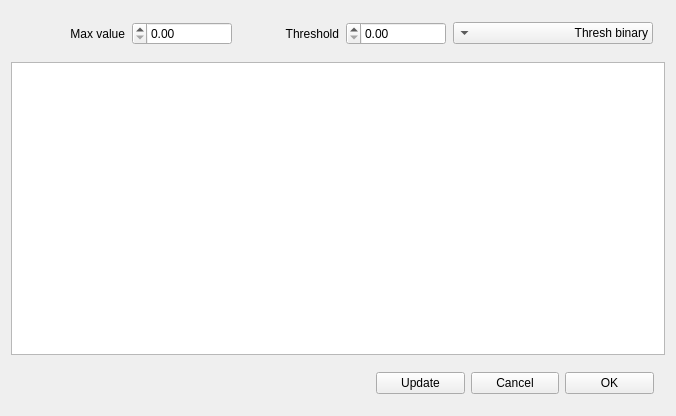
<?xml version="1.0" encoding="UTF-8"?>
<ui version="4.0">
 <class>CVActionThresholdView</class>
 <widget class="CVActionView" name="CVActionThresholdView">
  <property name="geometry">
   <rect>
    <x>0</x>
    <y>0</y>
    <width>676</width>
    <height>416</height>
   </rect>
  </property>
  <property name="windowTitle">
   <string>Threshold</string>
  </property>
  <property name="layoutDirection">
   <enum>Qt::RightToLeft</enum>
  </property>
  <layout class="QVBoxLayout" name="verticalLayout">
   <item>
    <widget class="QWidget" name="widget_2" native="true">
     <layout class="QHBoxLayout" name="horizontalLayout_2">
      <item>
       <widget class="QComboBox" name="thresholdTypeComboBox">
        <property name="maximumSize">
         <size>
          <width>200</width>
          <height>16777215</height>
         </size>
        </property>
        <item>
         <property name="text">
          <string>Thresh binary</string>
         </property>
        </item>
        <item>
         <property name="text">
          <string>Thresh  inverse binary</string>
         </property>
        </item>
        <item>
         <property name="text">
          <string>Thresh trunc</string>
         </property>
        </item>
        <item>
         <property name="text">
          <string>Thresh to zero</string>
         </property>
        </item>
        <item>
         <property name="text">
          <string>Thresh inverse to zero</string>
         </property>
        </item>
       </widget>
      </item>
      <item>
       <widget class="QDoubleSpinBox" name="threshSpinBox">
        <property name="maximumSize">
         <size>
          <width>100</width>
          <height>16777215</height>
         </size>
        </property>
        <property name="maximum">
         <double>255.000000000000000</double>
        </property>
       </widget>
      </item>
      <item>
       <widget class="QLabel" name="label_2">
        <property name="maximumSize">
         <size>
          <width>100</width>
          <height>16777215</height>
         </size>
        </property>
        <property name="text">
         <string>Threshold</string>
        </property>
        <property name="alignment">
         <set>Qt::AlignRight|Qt::AlignTrailing|Qt::AlignVCenter</set>
        </property>
       </widget>
      </item>
      <item>
       <widget class="QDoubleSpinBox" name="maxValueSpinBox">
        <property name="maximumSize">
         <size>
          <width>100</width>
          <height>16777215</height>
         </size>
        </property>
        <property name="maximum">
         <double>255.000000000000000</double>
        </property>
       </widget>
      </item>
      <item>
       <widget class="QLabel" name="label">
        <property name="maximumSize">
         <size>
          <width>100</width>
          <height>16777215</height>
         </size>
        </property>
        <property name="text">
         <string>Max value</string>
        </property>
        <property name="alignment">
         <set>Qt::AlignRight|Qt::AlignTrailing|Qt::AlignVCenter</set>
        </property>
       </widget>
      </item>
     </layout>
    </widget>
   </item>
   <item>
    <widget class="QGraphicsView" name="graphicsView"/>
   </item>
   <item>
    <widget class="QWidget" name="widget" native="true">
     <property name="maximumSize">
      <size>
       <width>300</width>
       <height>16777215</height>
      </size>
     </property>
     <layout class="QHBoxLayout" name="horizontalLayout">
      <item>
       <widget class="QPushButton" name="okButton">
        <property name="maximumSize">
         <size>
          <width>100</width>
          <height>16777215</height>
         </size>
        </property>
        <property name="text">
         <string>OK</string>
        </property>
       </widget>
      </item>
      <item>
       <widget class="QPushButton" name="cancelButton">
        <property name="maximumSize">
         <size>
          <width>100</width>
          <height>16777215</height>
         </size>
        </property>
        <property name="text">
         <string>Cancel</string>
        </property>
       </widget>
      </item>
      <item>
       <widget class="QPushButton" name="updateButton">
        <property name="maximumSize">
         <size>
          <width>100</width>
          <height>16777215</height>
         </size>
        </property>
        <property name="text">
         <string>Update</string>
        </property>
       </widget>
      </item>
     </layout>
    </widget>
   </item>
  </layout>
 </widget>
 <layoutdefault spacing="6" margin="11"/>
 <customwidgets>
  <customwidget>
   <class>CVActionView</class>
   <extends>QWidget</extends>
   <header>cvactionview.h</header>
   <container>1</container>
  </customwidget>
 </customwidgets>
 <resources/>
 <connections/>
</ui>
